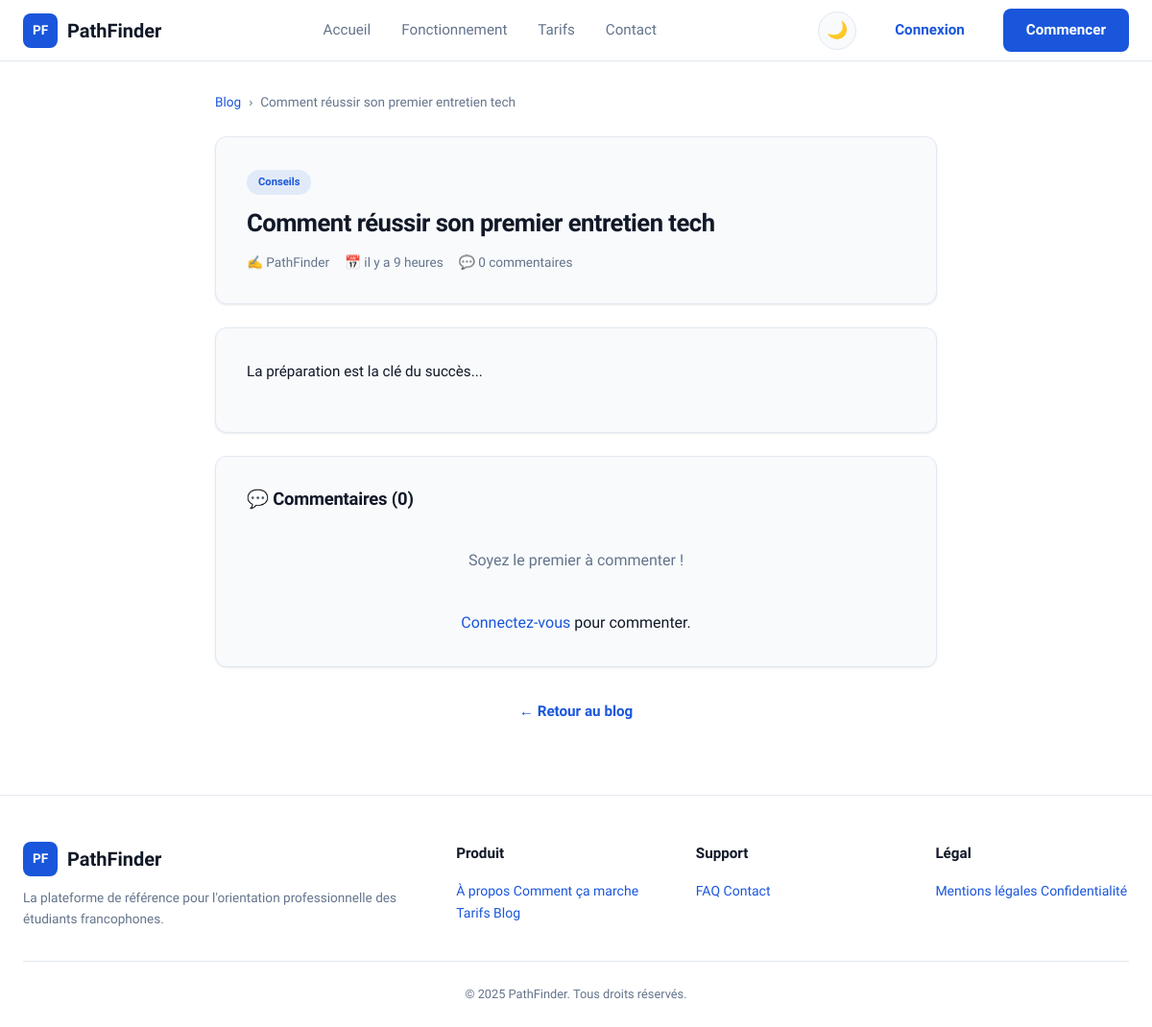
Page /blog/reussir-entretien-tech/ on the committed database.
### blog/models.py (models this page shows, shortened)
class BlogPost(models.Model):
    title = models.CharField(max_length=300, verbose_name='Titre')
    slug = models.SlugField(unique=True)
    category = models.ForeignKey(Category, on_delete=models.SET_NULL, null=True, blank=True, related_name='posts')
    author = models.ForeignKey(settings.AUTH_USER_MODEL, on_delete=models.SET_NULL, null=True, related_name='posts')
    excerpt = models.TextField(max_length=500, blank=True, verbose_name='Extrait')
    content = models.TextField(verbose_name='Contenu')
    image_url = models.URLField(blank=True)
    published = models.BooleanField(default=False)
    created_at = models.DateTimeField(auto_now_add=True)
    updated_at = models.DateTimeField(auto_now=True)
    class Meta:
        ordering = ['-created_at']
        verbose_name = 'Article'
        verbose_name_plural = 'Articles'

class Category(models.Model):
    name = models.CharField(max_length=100, verbose_name='Nom')
    slug = models.SlugField(unique=True)
    class Meta:
        verbose_name = 'Catégorie'
        verbose_name_plural = 'Catégories'

### blog/views.py (the view, shortened to what this page needs)
# urls.py: path('<slug:slug>/', views.blog_detail, name='detail'),
def blog_detail(request, slug):
    post = get_object_or_404(BlogPost, slug=slug, published=True)
    comments = post.comments.select_related('user').all()
    context = {
        'post': post,
        'comments': comments,
    }
    return render(request, 'blog/detail.html', context)

### core/context_processors.py (called while the page is built, shortened)
def global_context(request):
    context = {}
    return context

### templates/blog/detail.html (shortened to what this page needs)
{% extends "base.html" %}
{% load humanize %}
{% block content %}
<main class="main">
    <div class="container" style="max-width:800px;">
        <div class="breadcrumb">
            <a href="{% url 'blog:list' %}">Blog</a>
            <span>›</span>
            <span>{{ post.title|truncatewords:8 }}</span>
        </div>
        <div class="card article-header animate-in">
            {% if post.category %}<span class="cat-tag">{{ post.category.name }}</span>{% endif %}
            <h1>{{ post.title }}</h1>
            <div class="meta">
                <span>✍️ {% if post.author %}{{ post.author.first_name }} {{ post.author.last_name }}{% else %}PathFinder{% endif %}</span>
                <span>📅 {{ post.created_at|naturaltime }}</span>
                <span>💬 {{ comments.count }} commentaire{{ comments.count|pluralize }}</span>
            </div>
        </div>
        <div class="card article-content animate-in">
            {{ post.content|linebreaks }}
        </div>
        <div class="card comments-section animate-in">
            <h2>💬 Commentaires ({{ comments.count }})</h2>
            {% for comment in comments %}
            <div class="comment">
                <div class="avatar">{{ comment.user.avatar_initials }}</div>
                <div class="body">
                    <div class="top">
                        <span class="name">{{ comment.user.first_name }} {{ comment.user.last_name }}</span>
                        <span class="date">{{ comment.created_at|naturaltime }}</span>
                    </div>
                    <div class="text">{{ comment.content }}</div>
                </div>
            </div>
            {% empty %}
            <p style="color:var(--text-secondary);text-align:center;padding:20px;">Soyez le premier à commenter !</p>
            {% endfor %}
            {% if user.is_authenticated %}
            <form method="post" class="comment-form">
                {% csrf_token %}
                <textarea name="content" placeholder="Écrivez votre commentaire..." required></textarea>
                <div class="actions">
                    <span class="xp-hint">⚡ +15 XP par commentaire</span>
                    <button type="submit" class="btn btn-primary btn-sm">Commenter</button>
                </div>
            </form>
            {% else %}
            <p style="text-align:center;margin-top:20px;"><a href="{% url 'accounts:login' %}"
                    style="color:var(--primary);">Connectez-vous</a> pour commenter.</p>
            {% endif %}
        </div>
        <div style="text-align:center;margin-top:24px;">
            <a href="{% url 'blog:list' %}" class="btn btn-outline">← Retour au blog</a>
        </div>
    </div>
</main>
{% endblock %}

### static/css/shared.css (style rules this page uses)
:root { --bg-page: #ffffff; --bg-card: #f8fafc; --bg-input: #ffffff; --primary: #1a56db; --primary-hover: #1648b8; --success: #16a34a; --success-light: #dcfce7; --amber: #f59e0b; --amber-light: #fef3c7; --red: #ef4444; --text-primary: #111827; --text-secondary: #64748b; --text-on-primary: #ffffff; --border: #e2e8f0; --shadow: 0 1px 3px rgba(0, 0, 0, 0.06), 0 1px 2px rgba(0, 0, 0, 0.04); --shadow-md: 0 4px 6px rgba(0, 0, 0, 0.05), 0 2px 4px rgba(0, 0, 0, 0.04); --shadow-lg: 0 10px 25px rgba(0, 0, 0, 0.06), 0 4px 10px rgba(0, 0, 0, 0.04); --radius-sm: 8px; --radius-md: 12px; --radius-lg: 16px; --radius-full: 9999px; --nav-height: 64px; --max-width: 1280px; --font: 'Lexend', sans-serif; }
*, *::before, *::after { box-sizing: border-box; margin: 0; padding: 0; }
html { scroll-behavior: smooth; }
body { font-family: var(--font); font-weight: 400; line-height: 1.6; color: var(--text-primary); background-color: var(--bg-page); transition: background-color 0.3s ease, color 0.3s ease; -webkit-font-smoothing: antialiased; }
a { color: var(--primary); text-decoration: none; transition: color 0.2s; }
h1 { font-size: 2.5rem; font-weight: 700; line-height: 1.2; letter-spacing: -0.02em; }
h2 { font-size: 2rem; font-weight: 700; line-height: 1.25; letter-spacing: -0.01em; }
.container { max-width: var(--max-width); margin: 0 auto; padding: 0 24px; }
.btn { display: inline-flex; align-items: center; justify-content: center; gap: 8px; padding: 12px 24px; border-radius: var(--radius-sm); font-family: var(--font); font-weight: 600; font-size: 0.95rem; border: none; cursor: pointer; transition: all 0.2s ease; text-decoration: none; line-height: 1.4; }
.card { background: var(--bg-card); border: 1px solid var(--border); border-radius: var(--radius-md); padding: 24px; transition: all 0.2s ease; box-shadow: var(--shadow); }
.animate-in { animation: fadeInUp 0.5s ease forwards; }

### templates/blog/detail.html (style rules this page uses)
.main { padding: 32px 0 64px; }
.breadcrumb { display: flex; align-items: center; gap: 8px; margin-bottom: 24px; font-size: 0.85rem; flex-wrap: wrap; }
.breadcrumb a { color: var(--primary); text-decoration: none; }
.breadcrumb span { color: var(--text-secondary); }
.article-header { padding: 32px; margin-bottom: 24px; }
.article-header .cat-tag { display: inline-block; padding: 4px 12px; border-radius: var(--radius-full); font-size: 0.7rem; font-weight: 600; background: rgba(26, 86, 219, 0.1); color: var(--primary); margin-bottom: 12px; }
.article-header h1 { font-size: 1.6rem; margin-bottom: 12px; line-height: 1.4; }
.article-header .meta { display: flex; gap: 16px; flex-wrap: wrap; font-size: 0.85rem; color: var(--text-secondary); }
.article-content { padding: 32px; margin-bottom: 24px; line-height: 1.8; font-size: 0.95rem; }
.article-content p { margin-bottom: 16px; }
.comments-section { padding: 32px; }
.comments-section h2 { font-size: 1.15rem; margin-bottom: 20px; }

### rows in the picture
BlogPost: title "Comment réussir son premier entretien tech", category.name "Conseils", created_at "il y a 9 heures", content "La préparation est la clé du succès..."

### other values in the picture
{{ comments.count }} "0"
